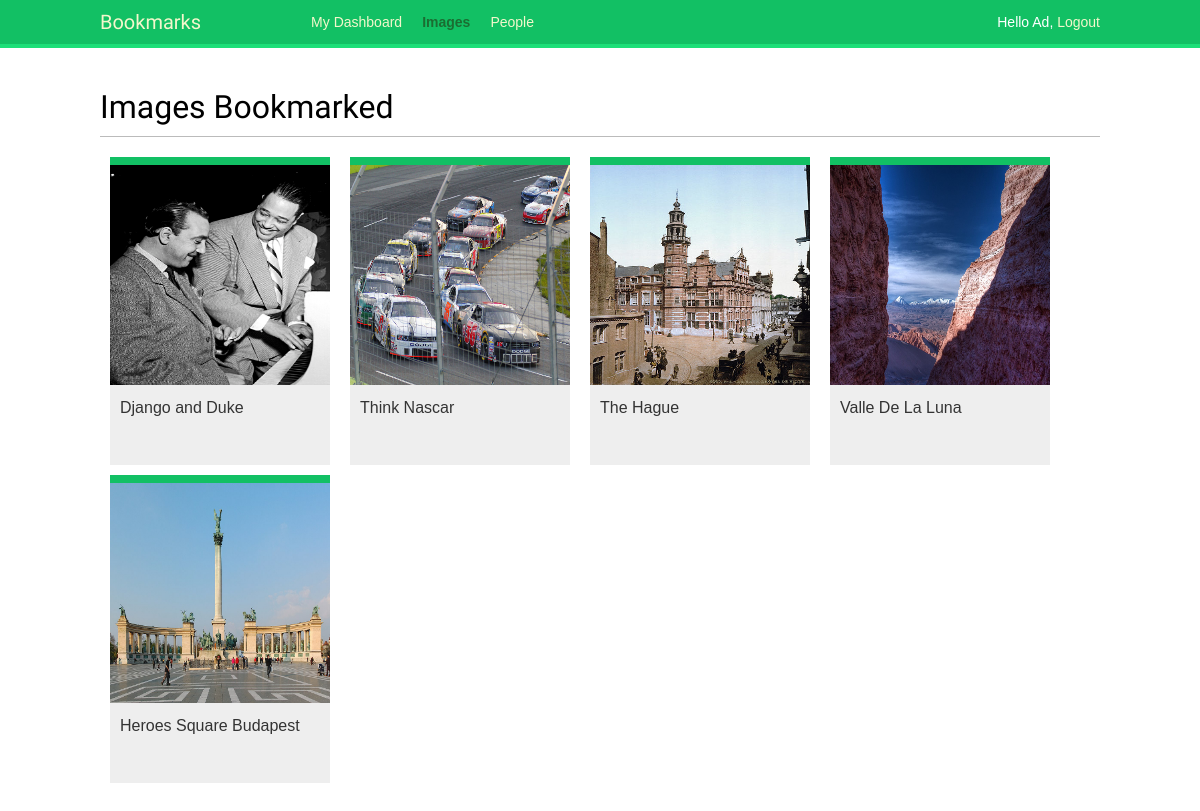
/imagesapp/ (signed in), run on the app's committed database.
### imagesapp/models.py (models this page shows, shortened)
class Image(models.Model):
    user = models.ForeignKey(settings.AUTH_USER_MODEL, related_name='images_created', on_delete=models.CASCADE)
    title = models.CharField(max_length=200)
    slug = models.SlugField(max_length=200, blank=True)
    url = models.URLField()
    image = models.ImageField(upload_to='images/%Y/%m/%d/')
    description = models.TextField(blank=True)
    created = models.DateField(auto_now_add=True, db_index=True)
    users_like = models.ManyToManyField(settings.AUTH_USER_MODEL, related_name='images_liked', blank=True)
    total_likes = models.PositiveIntegerField(db_index=True, default=0)
    def get_absolute_url(self):
        return reverse('images:detail', args=[self.id, self.slug])

### imagesapp/views.py (the view)
# urls.py: path('', views.image_list, name='list'),
@login_required
def image_list(request):
    images = Image.objects.all()
    paginator = Paginator(images, 8)
    page = request.GET.get('page')
    try:
        images = paginator.page(page)
    except PageNotAnInteger:
        images = paginator.page(1)
    except EmptyPage:
        if request.is_ajax():
            return HttpResponse('')
        images = paginator.page(paginator.num_pages)
    if request.is_ajax():
        return render(request, 'imagesapp/image/list_ajax.html', {'section':'images', 'images':images})
    return render(request, 'imagesapp/image/list.html', {'section':'images', 'images':images})

### imagesapp/templates/imagesapp/image/list.html (shortened to what this page needs)
{% extends "base.html" %}
{% block content %}
<h1>Images Bookmarked</h1>
<div id="image-list">
    {% include "imagesapp/image/list_ajax.html" %}
</div>
{% endblock %}

### account/templates/base.html (shortened to what this page needs)
{% load static %}
<!DOCTYPE html>
<html>
    <head>
        <link href="{% static 'css/base.css' %}" rel="stylesheet">
    </head>
    <body>
        <div id="header">
            <span class="logo">Bookmarks</span>
            {% if request.user.is_authenticated %}
            <ul class="menu">
                <li {% if section == 'dashboard' %}class="selected"{% endif %}>
                    <a href="{% url 'dashboard' %}">My Dashboard</a>
                </li>
                <li {% if section == 'images' %}class="selected"{% endif %}>
                    <a href="{% url 'imagesapp:list' %}">Images</a>
                </li>
                <li {% if section == 'people' %}class="selected"{% endif %}>
                    <a href="{% url 'user_list' %}">People</a>
                </li>
            </ul>
            {% endif %}
            <span class="user">
                {% if request.user.is_authenticated %}
                Hello {{request.user.first_name}},
                <a href="{% url 'logout' %}">Logout</a>
                {% else %}
                <a href="{% url 'login' %}">Login</a>
                {% endif %}
            </span>
        </div>
        <div id="content">
            {% block content %}
            {% endblock %}
        </div>
    </body>
</html>

### imagesapp/templates/imagesapp/image/list_ajax.html
{% load thumbnail %}
{% for image in images %}
<div class="image">
    <a href="{{ image.get_absolute_url }}">
        {% thumbnail image.image 500x500 crop="smart" as im %}
        <a href="{{ image.get_absolute_url }}">
            <img src="{{ im.url }}" alt="">
        </a>
    </a>
    <div class="info">
        <a href="{{ image.get_absolute_url }}" class="title">
            {{ image.title }}
        </a>
    </div>
</div>
{% endfor %}

### account/static/css/base.css (style rules this page uses)
body { margin:0; padding:0; font-family:helvetica, sans-serif; }
a { color:#12c064; text-decoration:none; }
h1, h2, h3, h4, h5 , h6 { font-family: 'Muli', sans-serif; font-weight:normal; }
h1 { border-bottom:1px solid #bbb; padding:0 0 10px 0; margin:10px 0 20px 0; }
#header { padding:10px 100px; font-size:14px; background:#12c064; color:#fff; border-bottom:4px solid #1cdf78; overflow:auto; }
#header .logo { font-family: 'Muli', sans-serif; float:left; color:#f3f7cc; font-size:20px; margin-right:10%; }
#header ul.menu { list-style:none; float:left; margin:0; padding:0; }
#header ul.menu li { float:left; padding:4px 10px; }
#header ul.menu li.selected a, #header ul.menu li.selected a:hover { color:#1b6d32; font-weight:bold; }
#header a { color:#f3f7cc; }
#header .user { float:right; padding-top:4px; }
#content { padding:30px 100px; }
#image-list { overflow:auto; }
#image-list .image { float:left; width:220px; height:300px; margin:0 10px 10px 10px; border-top:8px solid #12c064; background:#eee; }
#image-list img { width:220px; height:220px; }
#image-list .info { padding:10px; }
#image-list .info a { color:#333; }

### data on the page
Image: shows a picture, title "Django and Duke"
Image: shows a picture, title "Think Nascar"
Image: shows a picture, title "The Hague"
Image: shows a picture, title "Valle De La Luna"
Image: shows a picture, title "Heroes Square Budapest"

### other printed values
{{ request.user.first_name }} "Ad"
